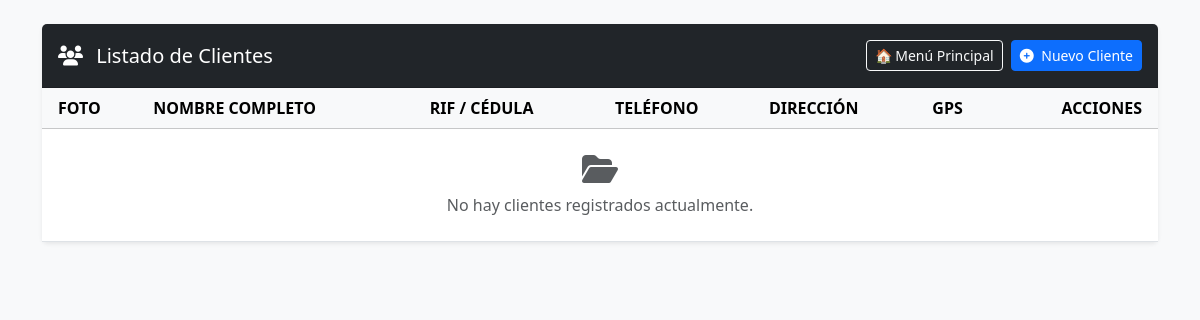
/clientes/, run on an earlier commit of the app's database.
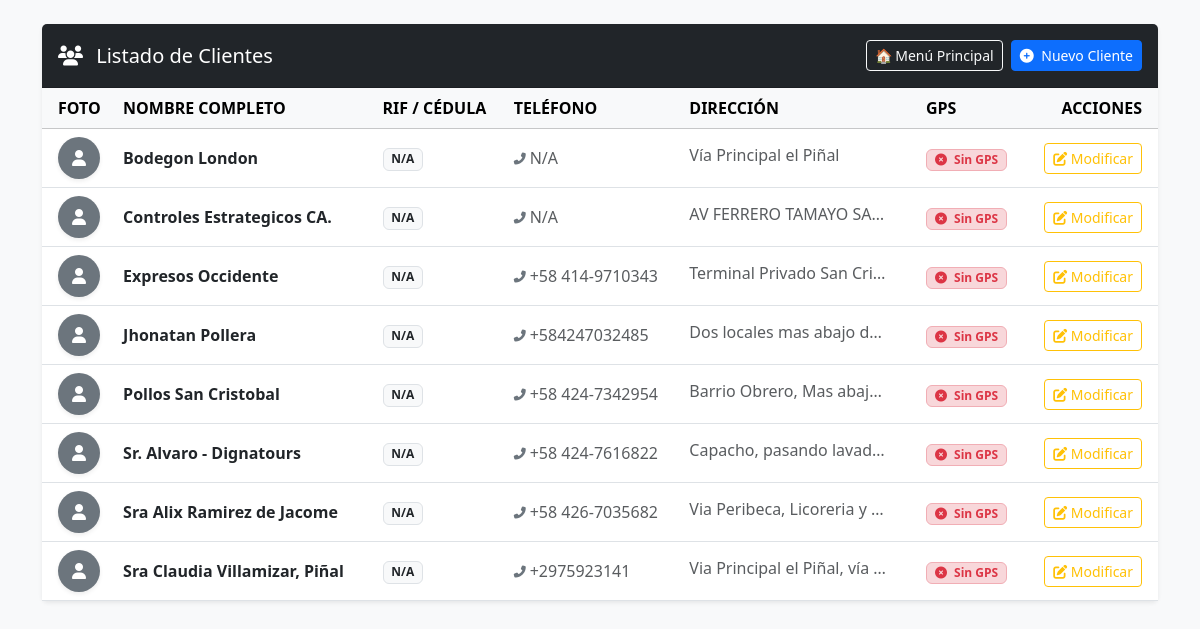
And on a later commit of the database.
### gestion/models.py (models this page shows, shortened)
class Cliente(models.Model):
    nombre = models.CharField(max_length=100)
    rif_cedula = models.CharField(
        max_length=50, blank=True, null=True, verbose_name="Rif o Cédula"
    )
    telefono = models.CharField(max_length=20, blank=True, null=True)
    direccion = models.TextField(
        blank=True, null=True, verbose_name="Dirección"
    )
    nota_privada = models.TextField(
        blank=True, null=True, verbose_name="Nota Privada"
    )
    foto = models.ImageField(upload_to="clientes/", blank=True, null=True)
    latitud = models.DecimalField(
        max_digits=9, decimal_places=6, blank=True, null=True
    )
    longitud = models.DecimalField(
        max_digits=9, decimal_places=6, blank=True, null=True
    )

### gestion/views.py (the view)
# urls.py: path("clientes/", views.vista_lista_clientes, name="lista_clientes"),
def vista_lista_clientes(request):
    return render(request, 'gestion/lista_clientes.html', {'lista_clientes': Cliente.objects.all().order_by('nombre')})

### gestion/templates/gestion/lista_clientes.html (shortened to what the changed rows need)
{% extends 'gestion/base.html' %}
{% block content %}
<div class="card shadow-sm border-0">
    <div class="card-body p-0">
        <div class="table-responsive">
            <table class="table table-hover align-middle mb-0">
                <thead class="table-light text-secondary text-uppercase fs-7">
                    <tr>
                        <th class="ps-3">Foto</th>
                        <th>Nombre Completo</th>
                        <th>Rif / Cédula</th>
                        <th>Teléfono</th>
                        <th>Dirección</th>
                        <th>GPS</th>
                        <th class="text-end pe-3">Acciones</th>
                    </tr>
                </thead>
                <tbody>
                    {% for cliente in lista_clientes %}
                    <tr>
                        <td class="ps-3">
                            {% if cliente.foto %}
                                <img src="{{ cliente.foto.url }}" alt="Foto" width="42" height="42" class="rounded-circle shadow-sm object-fit-cover">
                            {% else %}
                                <div class="bg-secondary text-white rounded-circle d-flex align-items-center justify-content-center shadow-sm" style="width: 42px; height: 42px;">
                                    <i class="fas fa-user"></i>
                                </div>
                            {% endif %}
                        </td>
                        <td>
                            <span class="fw-bold text-dark">{{ cliente.nombre }}</span>
                        </td>
                        <td>
                            <span class="badge bg-light text-dark border">{{ cliente.rif_cedula|default:"N/A" }}</span>
                        </td>
                        <td>
                            <span class="text-muted"><i class="fas fa-phone-alt fa-xs me-1 text-secondary"></i>{{ cliente.telefono|default:"N/A" }}</span>
                        </td>
                        <td>
                            <span class="text-truncate d-inline-block text-muted" style="max-width: 200px;" title="{{ cliente.direccion }}">
                                {{ cliente.direccion|default:"Sin dirección" }}
                            </span>
                        </td>
                        <td>
                            {% if cliente.latitud and cliente.longitud %}
                                <span class="badge bg-success-subtle text-success border border-success-subtle px-2 py-1">
                                    <i class="fas fa-map-marker-alt me-1"></i> Ubicado
                                </span>
                            {% else %}
                                <span class="badge bg-danger-subtle text-danger border border-danger-subtle px-2 py-1">
                                    <i class="fas fa-times-circle me-1"></i> Sin GPS
                                </span>
                            {% endif %}
                        </td>
                        <td class="text-end pe-3">
                            <a href="{% url 'modificar_cliente' cliente.id %}" class="btn btn-outline-warning btn-sm" title="Modificar / Ver Mapa">
                                <i class="fas fa-edit"></i> Modificar
                            </a>
                        </td>
                    </tr>
                    {% empty %}
                    <tr>
                        <td colspan="7" class="text-center py-4 text-muted">
                            <i class="fas fa-folder-open fa-2x mb-2 d-block"></i> No hay clientes registrados actualmente.
                        </td>
                    </tr>
                    {% endfor %}
                </tbody>
            </table>
        </div>
    </div>
</div>
{% endblock %}

What changed in the data, as far as the page shows it:
added Cliente: nombre "Bodegon London", rif_cedula "N/A", telefono "N/A", direccion "Vía Principal el Piñal", shows "Sin GPS"
added Cliente: nombre "Controles Estrategicos CA.", rif_cedula "N/A", telefono "N/A", direccion "AV FERRERO TAMAYO SA…", shows "Sin GPS"
added Cliente: nombre "Expresos Occidente", rif_cedula "N/A", telefono "+58 414-9710343", direccion "Terminal Privado San Cri…", shows "Sin GPS"
added Cliente: nombre "Jhonatan Pollera", rif_cedula "N/A", telefono "+584247032485", direccion "Dos locales mas abajo d…", shows "Sin GPS"
added Cliente: nombre "Pollos San Cristobal", rif_cedula "N/A", telefono "+58 424-7342954", direccion "Barrio Obrero, Mas abaj…", shows "Sin GPS"
added Cliente: nombre "Sr. Alvaro - Dignatours", rif_cedula "N/A", telefono "+58 424-7616822", direccion "Capacho, pasando lavad…", shows "Sin GPS"
added Cliente: nombre "Sra Alix Ramirez de Jacome", rif_cedula "N/A", telefono "+58 426-7035682", direccion "Via Peribeca, Licoreria y…", shows "Sin GPS"
added Cliente: nombre "Sra Claudia Villamizar, Piñal", rif_cedula "N/A", telefono "+2975923141", direccion "Via Principal el Piñal, vía…", shows "Sin GPS"
Also different on the page:
text no longer shown: "No hay clientes registrados actualmente."
